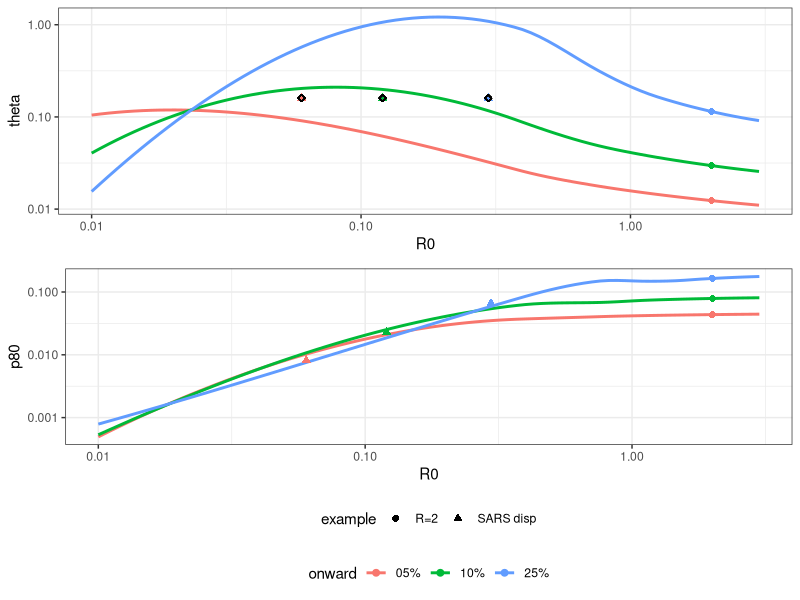

Recreate this plot in R.
## ---- chunk 1
knitr::opts_chunk$set(echo = TRUE)
## ---- chunk 2

## There are 216 reported cases outside of China
numcases <- 216

## 1. Assume all are zero except for ~5% 
totcases0 <- rep(0,numcases)
totcases0[1:9] <- 1
totcases0[10:11] <- 2

## 2. Here 10% 
totcases10 <-  rep(0,numcases)
totcases10[1:17] <- 1   ##10% are over 1; 20% of those are two
totcases10[18:20] <- 2  
totcases10[21] <- 3

## 3.  25% are 1 or more
totcases25 <-  rep(0,numcases)
totcases25[1:40] <- 1 ##20% are over 1; 20% of those are tow
totcases25[41:49] <- 2  ##  3 2s and 1 3
totcases25[50:51] <- 3

## ---- chunk 3

## Find the optimal theta for each value of R
## and stuff everything in a data frame
to_optim <- function(theta, R0, data) {
  -sum(dnbinom(x=data, size=theta,  mu=R0, log = TRUE))
}

do_optim <- function(R0, data) {
  return(optimize(to_optim,c(0,1000),R0=R0, data=data)$minimum)
}

#R0 values to consider
testR0 <- seq(0.01,3,length=300)

require(tidyverse)
res<- data_frame(R0=testR0) %>% 
  mutate(`05%`=map_dbl(R0, do_optim, data=totcases0)) %>% 
  mutate(`10%`=map_dbl(R0, do_optim, data=totcases10)) %>% 
  mutate(`25%`=map_dbl(R0, do_optim, data=totcases25)) %>% 
  pivot_longer(-R0, names_to="onward", values_to="theta")


## Plot it with some critical reference points
theta_plot <- ggplot(res, aes(x=R0, y=theta, color=onward)) +
  geom_smooth(se=F)+
  scale_y_log10() + 
  scale_x_log10()+
  theme_bw() +
  theme(legend.position="none")

#The optimal if we have the theta of SARS, which was 1.6
to_optim_R <- function(R0, theta, data) {
  -sum(dnbinom(x=data, size=theta,  mu=R0, log = TRUE))  
}

##Make a data frame with the extra points for optimized
##theta if R=2 and optimized R if theta=0.16 (i.e., as SARS)
examples <- data.frame(example=rep(c("R=2", "SARS disp"), each=3),
                       R0=c(rep(2,3),
                          optimize(to_optim_R,c(0,100),
                                 theta=.16,data=totcases0)$minimum,
                          optimize(to_optim_R,c(0,100),
                                 theta=.16,data=totcases10)$minimum,
                          optimize(to_optim_R,c(0,100),
                                 theta=.16,data=totcases25)$minimum),
                       onward=as.factor(rep(c("05%","10%","25%"),2)),
                       theta=c(do_optim(2,totcases0),
                               do_optim(2,totcases10),
                               do_optim(2,totcases25),
                               rep(.16,3)))

#the optimal theta if R=2
theta_plot <- theta_plot + 
  geom_point(data=examples,aes(shape=example), size = 2)

theta_plot <- theta_plot + 
  geom_point(aes(y=.16, x=optimize(to_optim_R,c(0,100),
                                 theta=.16,data=totcases0)$minimum),
             color="black", shape=23) +
  geom_point(aes(y=.16, x=optimize(to_optim_R,c(0,100),
                                 theta=.16,data=totcases10)$minimum),
             color="black", shape=23) +
  geom_point(aes(y=.16, x=optimize(to_optim_R,c(0,100),
                                 theta=.16,data=totcases25)$minimum),
             color="black", shape=23)


## ---- chunk 4

getPropInfected <- Vectorize(function(R0,theta,target.prop=0.80) {
    max.x <- 5000
    tmp <- dnbinom(1:max.x, mu=R0, size=theta) * max.x
    tmp2 <- rev(cumsum(rev(tmp)))/sum(tmp)
    rc<-1-pnbinom(which.min(abs(tmp2-target.prop)), mu=R0, size=theta)
    return(rc)
  
})

res <-  res %>% 
  mutate(p80 = getPropInfected(R0, theta)) 

examples <- examples %>% 
  mutate(p80 = getPropInfected(R0, theta)) 

p80_plot <- ggplot(res, aes(x=R0, y=p80, color=onward)) +
  geom_smooth(se=F)+ #geom_point(alpha=.1) +
  scale_x_log10() +
  scale_y_log10() + theme_bw() +
   geom_point(data=examples,aes(shape=example), size = 2)+
  theme(legend.position="bottom",  legend.box = "vertical")


require(gridExtra)
grid.arrange(theta_plot, p80_plot,
             ncol=1,
             heights=c(1,1.3))

